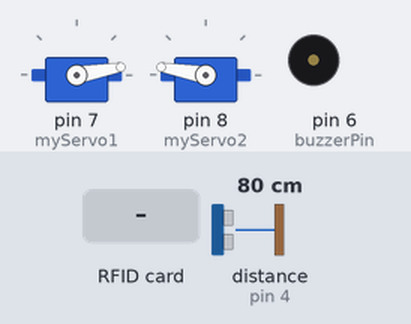
Bench run of a sketch on a simulated Arduino Uno, built with avr-gcc and run on an emulated ATmega328P. On the bench: 2 × servo, buzzer (waves = sounding, pin HIGH). Wiring (inferred from the names in the program): ultrasonic range finder: trigger pin 5; echo pin 4. The inputs (shaded band) are chosen by the test bench; at power-on: distance to the obstacle (sensor on pin 4) 80 cm. The echo pulse lasts 58.3 µs per cm; pins used as bus, display or sensor lines are not drawn; what the sketch prints to the serial monitor is not drawn.

Above: at 1.2 s.
1.3 s: RFID card 99 75 03 B9 held to the reader
At 1.9 s:
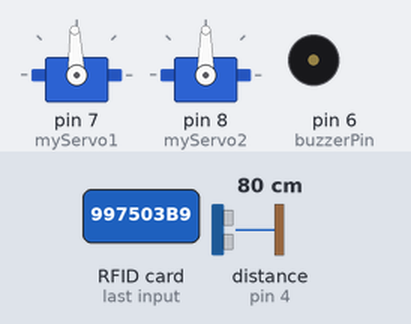
2.8 s: RFID card 5E 7A 19 C4 held to the reader
Timing chart, 0 to 5.8 s (numbered marks = the images above; inputs shaded):
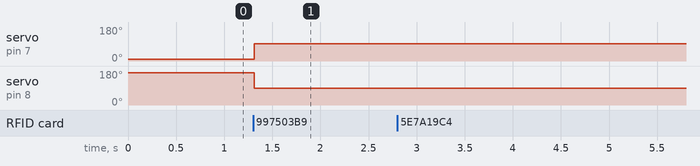

The sketch:

Arduino_code_Garage.ino
```cpp
/*
 Name:    Arduino_code_Garage.ino
 Created: 06/04/2021 10:31:01 AM
 Author:  Shalini Pandurangan
*/

#include <SPI.h>
#include <MFRC522.h>
#include <Servo.h>
#include <DHT.h>;

#define trigPin 5
#define echoPin 4
//#define DHTTYPE DHT22
//#define DHTPIN 2

//DHT dht(DHTPIN, DHTTYPE);


int buzzerPin = 6;
bool first = true;
int duration, distance;

#define SS_PIN 10
#define RST_PIN 9

MFRC522 mfrc522(SS_PIN, RST_PIN);   // Create MFRC522 instance.
Servo myServo1;
Servo myServo2;


void setup()
{
  Serial.begin(9600);   // Initiate a serial communication
  SPI.begin();      // Initiate  SPI bus
  mfrc522.PCD_Init();   // Initiate MFRC522
//  dht.begin();
  pinMode(trigPin, OUTPUT);
  pinMode(echoPin, INPUT);
  pinMode (buzzerPin, OUTPUT);
  Serial.println("Approximate your card to the reader...");
  Serial.println();
  myServo1.write(10);
  myServo1.attach(7);
  myServo2.write(170);
  myServo2.attach(8);

}

void loop()
{
  digitalWrite(trigPin, HIGH);
  digitalWrite(trigPin, LOW);
  duration = pulseIn(echoPin, HIGH);
  Serial.println(duration);


  if (duration > 180 && duration <= 200)
  {
//      Serial.println("object detected \n");
      Serial.print("distance= ");
//      Serial.print(duration);
      Serial.print(first);
      if(first == false){
      digitalWrite (buzzerPin, HIGH);
      delay (1000);
//      Serial.println("CLOSING DOOR");
      digitalWrite (buzzerPin, LOW);
      first = true;
      }
      myServo1.write(10);
      myServo2.write(170);
      delay (500);
  }

  // Look for new cards
  if ( ! mfrc522.PICC_IsNewCardPresent())
  {
    return;
  }
  // Select one of the cards
  if ( ! mfrc522.PICC_ReadCardSerial())
  {
    return;
  }

  //Show UID on serial monitor
  Serial.print("UID tag :");
  String content= "";
  byte letter;
  for (byte i = 0; i < mfrc522.uid.size; i++)
  {
     Serial.print(mfrc522.uid.uidByte[i] < 0x10 ? " 0" : " ");
     Serial.print(mfrc522.uid.uidByte[i], HEX);
     content.concat(String(mfrc522.uid.uidByte[i] < 0x10 ? " 0" : " "));
     content.concat(String(mfrc522.uid.uidByte[i], HEX));
  }
  Serial.println();
  Serial.print("Message : ");
  content.toUpperCase();

  if (content.substring(1) == "99 75 03 B9") //change here the UID of the card/cards that you want to give access
  {
    Serial.println("Authorized access");
    Serial.println("OPENING DOOR");
    myServo1.write(92);
    myServo2.write(90);
    first = false;

   }

}
```

Measured:
- after the input at 1.3 s, servo on pin 7 (myServo1): 10° → 92° at once; servo on pin 8 (myServo2): 170° → 90° at once
- after the input at 2.8 s, every drawn part: stays the same
